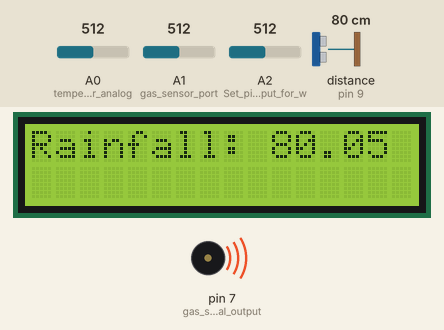
Simulated run of this sketch. Board: Arduino Uno, built with avr-gcc and run on an emulated ATmega328P. Parts: 16×2 character LCD, buzzer (waves = sounding). Wiring (inferred from the names in the program): ultrasonic range finder: trigger pin 10; echo pin 9. Inputs (shaded band) come from the test bench; at power-on: distance to the obstacle (sensor on pin 9) 80 cm, A2 (Set_pin_A2_as_input_for_w) = 512, A1 (gas_sensor_port) = 512, A0 (temperature_sensor_analog) = 512. The echo pulse lasts 58.3 µs per cm; what the sketch prints to the serial monitor is not drawn.

Above: at 2.6 s.
2.7 s: distance to the obstacle (sensor on pin 9) set to 2 cm
At 6.7 s:
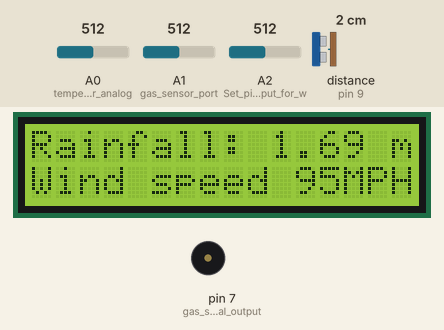
9.8 s: A2 (Set_pin_A2_as_input_for_w) set to 136
At 15.2 s:
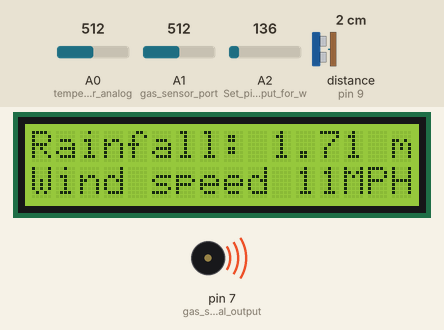
16.0 s: A2 (Set_pin_A2_as_input_for_w) set to 119
At 20.0 s:
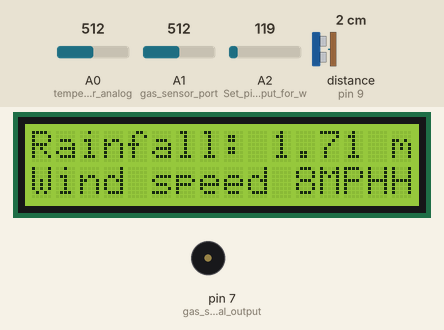
24.5 s: distance to the obstacle (sensor on pin 9) set to 18 cm
At 29.3 s:
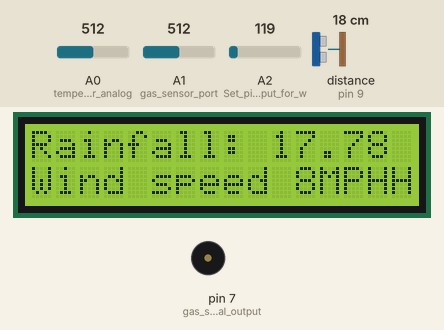
32.5 s: A1 (gas_sensor_port) set to 210
At 33.9 s:
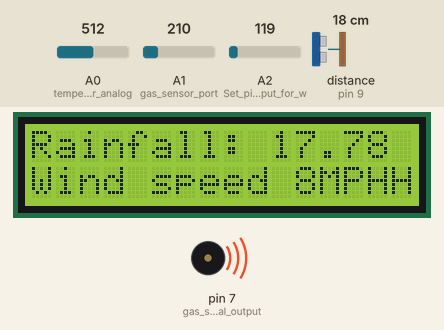
40.8 s: A1 (gas_sensor_port) set to 188
At 46.0 s:
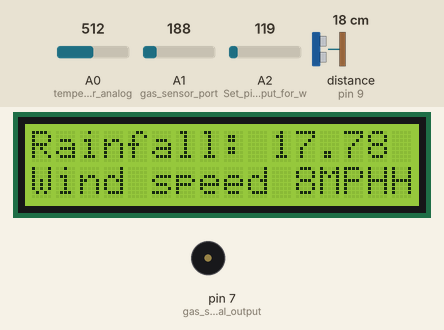
Timing chart, 0 to 47.5 s (numbered marks = the images above; inputs shaded):
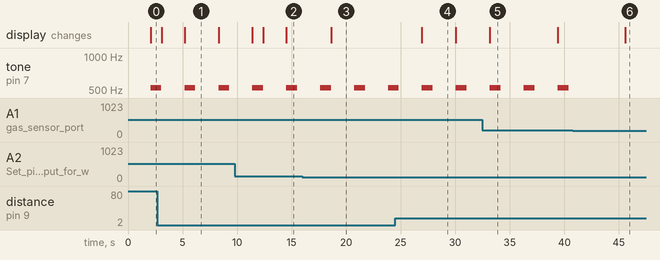

The sketch:

arduino_code.ino
```cpp
// C++ code
//
#include <LiquidCrystal.h>

//temperature sensor variables
float temp_vout;
float temp;
float voltage;

//gas sensor variables
int gas_sensor_port = A1;
int gas_sensor_value = 0;

// Wind speed measurement variables
float V_wind = 0;
float Windspeedfloat;
int Windspeedint;

// Rainfall measurement variables
float rain;
const int triggerPin = 10;
const int echoPin = 9;
long duration;
LiquidCrystal lcd(8, 2, 6, 5, 4, 3); // LCD setup

void setup() {
  Serial.begin(9600); // Initialize serial communication
  pinMode(A0, INPUT);  //temperature sensor analog input
  pinMode(A1, INPUT);     //gas sensor analog input
  pinMode(A2, INPUT); // Set pin A2 as input for wind speed measurement
  pinMode(7, OUTPUT);     //gas sensor digital output
  pinMode(triggerPin, OUTPUT);
  pinMode(echoPin, INPUT);
  lcd.begin(16, 2); // Initialize LCD
  Serial.println("Setup done"); // Debugging statement
}

void loop() {
  temp_vout = analogRead(A0);
  voltage = temp_vout * 0.0048828125; //convert analog value between 0 to 1023 with 5000mV/5V ADC
  temp = (voltage - 0.5) * 100.0;
  Serial.print("Current temperature: ");
  Serial.println(temp); // Print temperature value
  delay(1000); // Delay for 1 second
  Serial.println("Looping..."); // Debugging statement

  // Read wind speed
  float V_wind = analogRead(A2) * (5.0 / 1023.0);

  // Convert voltage to MPH
  Windspeedint = (V_wind - 0.4) * 10 * 2.025 * 2.237;
  Windspeedfloat = (V_wind - 0.4) * 10 * 2.025 * 2.237;

  // Output wind speed to serial monitor
  Serial.print("Wind Speed: ");
  if (Windspeedfloat <= 0)
  {
    Serial.print("0.0");
  }
  else
  {
    Serial.print(Windspeedfloat);
  }
  Serial.println(" MPH");

  // Output anemometer voltage to serial monitor
  Serial.print("Anemometer Voltage: ");
  if (V_wind > 2)
  {
    Serial.println("Out of range!");
  }
  else if (V_wind < 0.4)
  {
    Serial.println("Out of range!");
  }
  else
  {
    Serial.print(V_wind);
    Serial.println(" V");
  }

  delay(1000); // Delay for 1 second before the next reading

  //for gas sensor

  gas_sensor_value = analogRead(gas_sensor_port);
  Serial.println("Gas sensor value: " + String(gas_sensor_value));
  if (gas_sensor_value > 200)
  {
    tone(7,523,1000);
  }
  // For rainfall measurement
  digitalWrite(triggerPin, LOW);
  delayMicroseconds(2);
  digitalWrite(triggerPin, HIGH);
  delayMicroseconds(10);
  digitalWrite(triggerPin, LOW);
  duration = pulseIn(echoPin, HIGH);
  rain = 0.01723 * duration;

  // Display rainfall on LCD
  lcd.setCursor(0, 0);
  lcd.print("Rainfall: ");
  lcd.print(rain);
  lcd.print(" mm");

  // Print rainfall to serial monitor
  Serial.print("Rainfall: ");
  Serial.print(rain);
  Serial.println(" mm");

  delay(1000); // Delay for stability
  //wind speed LCD output
  lcd.setCursor(0,1);        // adjust cursor
  lcd.print("Wind speed");
  lcd.print(" ");
  if (V_wind < 0.4)
  {
    lcd.print("0");
  }
  else
  {
    lcd.print(Windspeedint);
  }
  lcd.print("MPH");
  //wind speed serial monitor output
  Serial.print("Wind Speed: ");
  if (Windspeedfloat <= 0)
  {
    Serial.print("0.0");}
  else{
    Serial.print(Windspeedfloat);}	// Output Wind speed value
  Serial.println(" MPH");
  delay(100);
}
```

Measured:
- the behaviour switches between 128 and 127 on A2 (Set_pin_A2_as_input_for_w) (found by bisection; images 2 and 3)
- the behaviour switches between 201 and 200 on A1 (gas_sensor_port) (found by bisection; images 5 and 6)
- after the input at 2.7 s, the display: first differs from a run without the input after 2.5 s (image 1)
- after the input at 9.8 s, the display: first differs from a run without the input after 2.6 s (image 2 shows a later state)
- after the input at 16.0 s, the display: changes after 2.6 s (image 3)
- after the input at 24.5 s, the display: changes after 2.5 s (image 4)
- after the input at 32.5 s, the display: changes after 0.68 s (image 5)
- after the input at 40.8 s, tone on pin 7 (gas_sensor_digital_output): stops changing and stays silent
